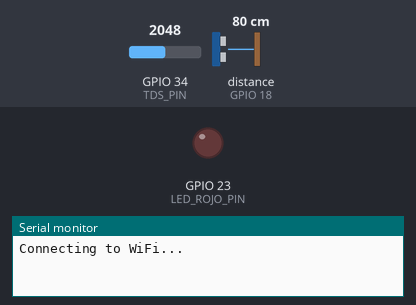
A sketch run on a simulated ESP32. Parts: output pins drawn as LEDs (lit = HIGH), the last lines printed to the serial monitor. Wiring (inferred from the names in the program): ultrasonic range finder: trigger GPIO 5; echo GPIO 18. The inputs (shaded band) are chosen by the test bench; at power-on: GPIO 34 (TDS_PIN) = 2048, distance to the obstacle (sensor on GPIO 18) 80 cm. The echo pulse lasts 58.3 µs per cm; WiFi joins after 1.5 s; servers stay silent unless stated; uploads are accepted with an empty reply; pins used as bus, display or sensor lines are not drawn.

Above: at 0.1 s.
At 1.86 s:
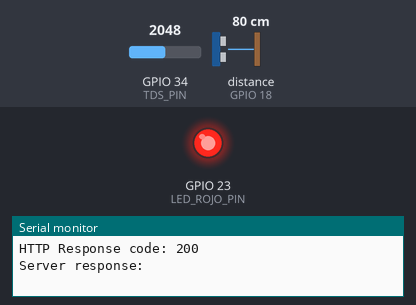
Timing chart, 0 to 3.5 s (numbered marks = the images above):
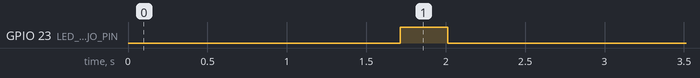

The sketch:

sketch_jun19a.ino
```cpp
#include <WiFi.h>           // Library to manage WiFi connection on ESP32
#include <HTTPClient.h>     // Library to perform HTTP requests

// Pin definitions for sensors and actuators
#define TRIG_PIN 5          // Trigger pin for ultrasonic sensor
#define ECHO_PIN 18         // Echo pin for ultrasonic sensor
#define TDS_PIN 34          // Analog input pin for TDS sensor
#define LED_ROJO_PIN 23     // Pin for the red indicator LED

// WiFi and server configuration
const char* ssid = "iPhone de Rod Aguilar"; // WiFi network name
const char* password = "123456789";         // WiFi password
const char* serverName = "https://cuddly-islands-repeat.loca.lt/api/v1/water-monitoring/data-records"; // Server URL to send data
const char* apiKey = "test";                // API key for authentication

// Variables to store last readings
long lastRawDuration = -1;                  // Last measured duration from the ultrasonic sensor
int lastRawTDS = -1;                        // Last TDS value read
const long RAW_MOVEMENT_THRESHOLD = 14;     // Threshold to detect significant distance changes
const int TDS_MOVEMENT_THRESHOLD = 10;      // Threshold to detect significant TDS changes

void setup() {
  Serial.begin(115200);                     // Initialize serial communication
  pinMode(TRIG_PIN, OUTPUT);                // Set TRIG pin as output
  pinMode(ECHO_PIN, INPUT);                 // Set ECHO pin as input
  pinMode(LED_ROJO_PIN, OUTPUT);            // Set LED pin as output
  digitalWrite(LED_ROJO_PIN, LOW);          // Turn off LED at start

  WiFi.begin(ssid, password, 6);            // Try to connect to WiFi, channel 6

  Serial.println("Connecting to WiFi...");
  while (WiFi.status() != WL_CONNECTED) {   // Wait until connection is established
    delay(500);
    Serial.print(".");
  }
  Serial.println("\nWiFi connected!");
}

void loop() {
  long raw_duration = getRawDuration();     // Get the ultrasonic pulse duration
  int raw_tds = analogRead(TDS_PIN);        // Read the analog value from the TDS sensor

  Serial.print("Raw duration (us): ");
  Serial.println(raw_duration);
  Serial.print("Raw TDS: ");
  Serial.println(raw_tds);

  // Detect if there are significant changes in distance or TDS
  bool distanceChanged = (lastRawDuration < 0 || abs(raw_duration - lastRawDuration) > RAW_MOVEMENT_THRESHOLD);
  bool tdsChanged = (lastRawTDS < 0 || abs(raw_tds - lastRawTDS) > TDS_MOVEMENT_THRESHOLD);

  if (distanceChanged || tdsChanged) {
    sendData(raw_tds, raw_duration);        // Send data to server if there are changes
    lastRawDuration = raw_duration;         // Update last values
    lastRawTDS = raw_tds;
  }

  delay(1000);                             // Wait 1 second before next reading
}

// Function to measure the ultrasonic pulse duration (distance)
long getRawDuration() {
  digitalWrite(TRIG_PIN, LOW);
  delayMicroseconds(2);
  digitalWrite(TRIG_PIN, HIGH);
  delayMicroseconds(10);
  digitalWrite(TRIG_PIN, LOW);

  long duration = pulseIn(ECHO_PIN, HIGH, 30000); // Wait up to 30 ms for the pulse
  return duration;
}

// Function to send data to the server via HTTP POST
void sendData(int raw_tds, long raw_distance) {
  if (WiFi.status() == WL_CONNECTED) {     // Verify WiFi connection
    HTTPClient http;
    http.begin(serverName);                // Start connection to server
    http.addHeader("Content-Type", "application/json"); // Specify content type
    http.addHeader("X-API-Key", apiKey);  // Add API key header

    // Build JSON with data to send
    String json = "{\"device_id\":\"esp32-01\",\"raw_tds\":";
    json += String(raw_tds);
    json += ",\"raw_distance\":";
    json += String(raw_distance);
    json += "}";

    Serial.print("Sending JSON: ");
    Serial.println(json);

    int httpResponseCode = http.POST(json); // Send POST request

    Serial.print("HTTP Response code: ");
    Serial.println(httpResponseCode);

    String payload = http.getString();      // Get server response
    Serial.println("Server response:");
    Serial.println(payload);

    // If response is not "No significant event...", briefly turn on the red LED
    if (payload.indexOf("No significant event, no POST sent.") == -1) {
      digitalWrite(LED_ROJO_PIN, HIGH);
      delay(300);
      digitalWrite(LED_ROJO_PIN, LOW);
    }

    http.end();                            // End HTTP connection
  } else {
    Serial.println("WiFi not connected!");
  }
}
```

Measured:
- by itself, GPIO 23 (LED_ROJO_PIN): LOW → HIGH at 1.7 s, → LOW 0.30 s later
